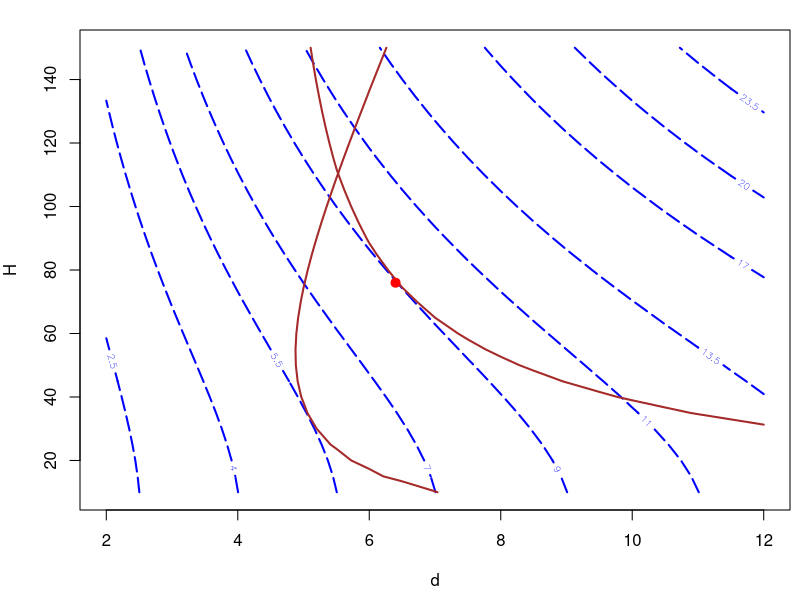

This chart was generated by the following R code:
pi <- 3.14; P <- 15000; S <- 76; E <- 2*10^6
rho <- 0.0083; t <- 0.25;  sigma_y <- 4200
d <- seq(from=2, to=12, by=0.5)
h <- seq(from=10, to=150, by=5)

f<-function(d,h) 2*rho*pi*t* d * sqrt(S^2+h^2)
g1 <- function(d,h) P/(pi*t)*sqrt(S^2+h^2)/(h*d)-sigma_y 
g2 <- function(d,h) 
    P/(pi*t)*sqrt(S^2+h^2)/(h*d)-(pi^2*E*(d^2+t^2))/8/(S^2+h^2) 

par(mai=c(.9, .8, 0.3, 0.1))
w<-outer(d, h, f)
contour(d,h,w, 
    levels = c(2.5, 4, 5.5, 7, 9, 11, 13.5, 17, 20, 23.5), 
    col="blue", lwd=2,  xlab = "d", ylab ="H", lty=5) 
C1<-outer(d, h, g1)
contour(d,h,C1, levels = 0, drawlabels = F, add=T, col="brown", lwd=2) 
C2<-outer(d, h, g2)
contour(d,h,C2, levels = 0, drawlabels = F, add=T, col="brown", lwd=2) 
points(6.4, 76, pch=19, cex=1.2, col="red")

savePlot("optim", type="eps")

